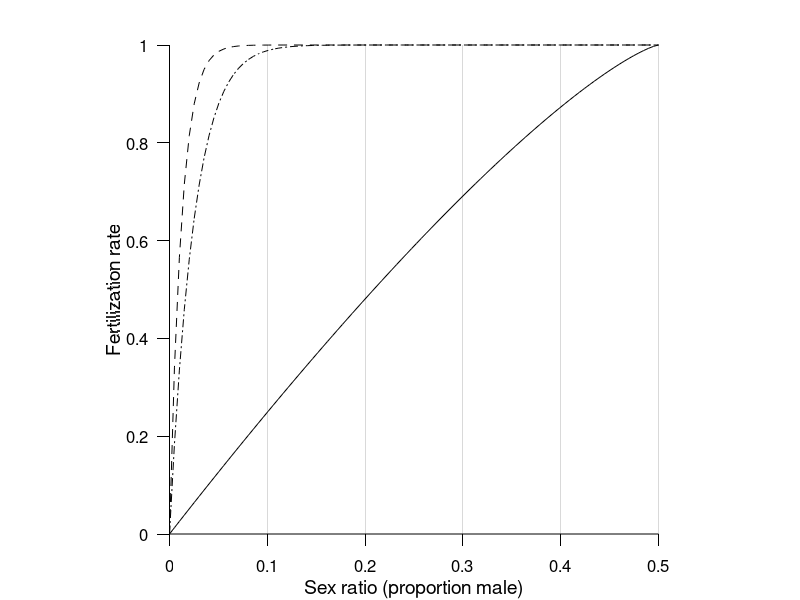

Here is the MATLAB script that generated this plot:
function beta_fert_curve

% Figure to illustrate some different possible shapes of the fertilization
% curve

% Results from Pang's data (beta parameter):
% BEG = 40.88
% BBG = 200 (effectively Inf)

figure(11)
clf
set(gcf,'position',[200 500 400 300])

hold on

R = linspace(0,0.5,100);
a = [1 1 1];
b = [1.2823, 40.88, 20];
LS = {'-','--','-.'};

for bb = 1:length(b)
    
    plot(R,betacdf(R*2,a(bb),b(bb)),'linestyle',LS{bb},'color','k')
    
end

set(gca,'tickdir','out','ticklength',[0.02 0.02])
set(gca,'xtick',0:0.1:1,'ytick',0:0.2:1);
set(gca,'xgrid','on')
set(gca,'xcolor','k','ycolor','k')
set(gca,'fontsize',12)
ylabel('Fertilization rate','fontsize',14)
xlabel('Sex ratio (proportion male)','fontsize',14)
axis square




